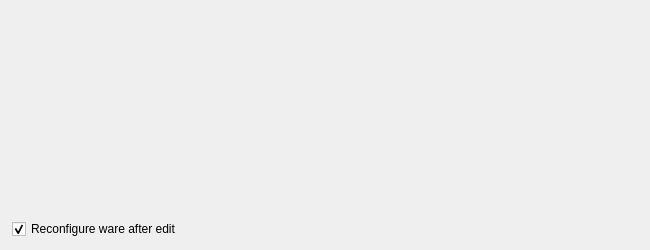
<?xml version="1.0" encoding="UTF-8"?>
<ui version="4.0">
 <class>EditSignatureDialog</class>
 <widget class="QDialog" name="EditSignatureDialog">
  <property name="geometry">
   <rect>
    <x>0</x>
    <y>0</y>
    <width>650</width>
    <height>250</height>
   </rect>
  </property>
  <property name="windowTitle">
   <string notr="true"/>
  </property>
  <property name="modal">
   <bool>true</bool>
  </property>
  <layout class="QVBoxLayout" name="verticalLayout" stretch="0">
   <property name="spacing">
    <number>12</number>
   </property>
   <property name="leftMargin">
    <number>0</number>
   </property>
   <property name="topMargin">
    <number>0</number>
   </property>
   <property name="rightMargin">
    <number>0</number>
   </property>
   <item>
    <layout class="QVBoxLayout" name="verticalLayout_2">
     <property name="leftMargin">
      <number>12</number>
     </property>
     <property name="rightMargin">
      <number>12</number>
     </property>
     <item>
      <widget class="openfluid::ui::common::SignatureEditorWidget" name="SignatureWidget" native="true">
       <property name="sizePolicy">
        <sizepolicy hsizetype="Preferred" vsizetype="Expanding">
         <horstretch>0</horstretch>
         <verstretch>0</verstretch>
        </sizepolicy>
       </property>
      </widget>
     </item>
     <item>
      <widget class="QCheckBox" name="ReconfigureWareCheckBox">
       <property name="text">
        <string>Reconfigure ware after edit</string>
       </property>
       <property name="checked">
        <bool>true</bool>
       </property>
      </widget>
     </item>
    </layout>
   </item>
  </layout>
 </widget>
 <customwidgets>
  <customwidget>
   <class>openfluid::ui::common::SignatureEditorWidget</class>
   <extends>QWidget</extends>
   <header location="global">openfluid/ui/common/SignatureEditorWidget.hpp</header>
   <container>1</container>
  </customwidget>
 </customwidgets>
 <resources/>
 <connections/>
</ui>
